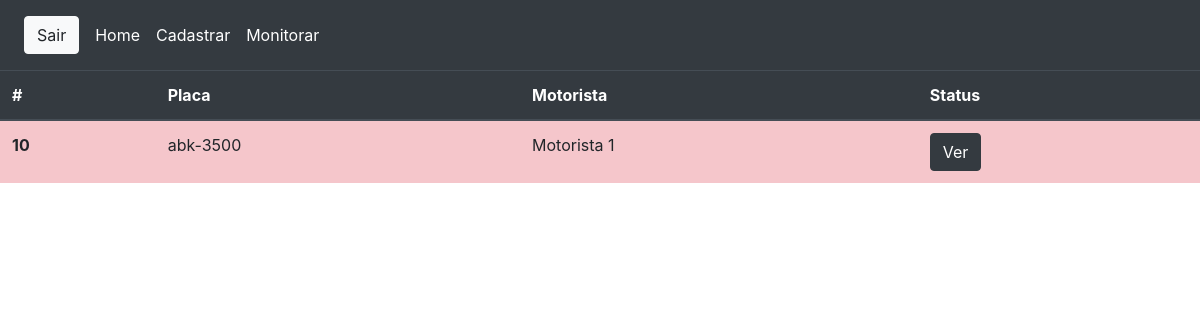
/view/viewAdm.php (signed in), run on an earlier commit of the app's database.
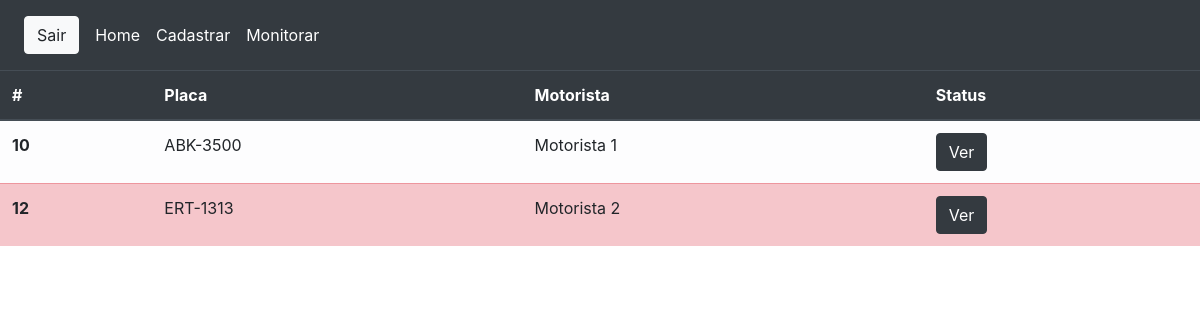
And on a later commit of the database.
### tables this page shows
CREATE TABLE `funcionario` (
  `id` int(3) NOT NULL,
  `nome` varchar(150) NOT NULL,
  `email` varchar(150) NOT NULL,
  `tipo` int(1) NOT NULL,
  `data_Admi` date NOT NULL,
  `senha` varchar(64) DEFAULT NULL,
  `id_car` int(3) DEFAULT NULL,
  `func_ativo` int(1) DEFAULT NULL
);

CREATE TABLE `carro` (
  `id` int(3) NOT NULL,
  `placa` varchar(8) NOT NULL,
  `marca` varchar(20) NOT NULL,
  `modelo` varchar(30) NOT NULL,
  `ano` year(4) NOT NULL,
  `dt_ultima_revisao` date DEFAULT NULL,
  `km_utima_revisao` int(7) NOT NULL
);

### view/viewAdm.php (the view, shortened to what this page needs)
<?php
    include("../controller/conexao.php");
    $sql = "select f.id as id_func, c.placa as placa, f.nome as nome, f.id_car from funcionario f inner join carro c on f.id_car = c.id and f.func_ativo = 1;";
    $result = mysqli_query($conn, $sql);
 ?>
<!DOCTYPE html>
<html lang="pt-br">
    <head>
    <link rel="stylesheet" href="https://stackpath.bootstrapcdn.com/bootstrap/4.3.1/css/bootstrap.min.css">
    <link href=../css/stylenav.css rel="stylesheet">
    </head>
    <body>
    <div>
    <?php include("navbar.php")?>
    </div>
    <div>
    <form action="../view/viewStatusCar.php" method = 'POST'>
    <table class="table">
      <thead class="thead-dark">
        <tr>
          <th scope="col">#</th>
          <th scope="col">Placa</th>
          <th scope="col">Motorista</th>
          <th scope="col">Status</th>
        </tr>
      </thead>
      <tbody>
        <?php while($dado = $result -> fetch_array()){?>
        <tr class="table-<?php echo $_SESSION['carStatus']; ?>">
          <th scope="row"><?php echo $dado['id_func']?></th>
          <td><?php echo $dado['placa']?></td>
          <td><?php echo $dado['nome']?></td>
          <td><button value="<?php echo $dado['id_car']?>" name="id_carro" type="submit" class="btn btn-dark">Ver</button></td>
        </tr>
        <?php }?>
      </tbody>
    </table>
    </form>
    </div>
    </body>
</html>

### view/navbar.php (shortened to what this page needs)
<!DOCTYPE html>
<html lang="pt-br">
    <head>
    <link rel="stylesheet" href="https://stackpath.bootstrapcdn.com/bootstrap/4.3.1/css/bootstrap.min.css">
    <link href=../css/stylenav.css rel="stylesheet">
    </head>
    <body>
    <nav class="navbar navbar-expand-lg navbar-dark bg-dark">
        <div class="navbar-nav">
        <a class="nav-item nav-link active" href="../controller/destroySession.php"><button class="btn btn-light" type="button">Sair</button></a>
        </div>
        <div class="collapse navbar-collapse" id="navbarNavAltMarkup">
            <div class="navbar-nav">
            <a class="nav-item nav-link active" href="../view/viewAdm.php">Home</a>
            <a class="nav-item nav-link active" href="../view/viewCreate.php">Cadastrar</a>
            <a class="nav-item nav-link active" href="../view/viewMonitorar.php">Monitorar</a>
            </div>
        </div>
    </nav>
    </body>
</html>

What changed in the data, as far as the page shows it:
changed through a linked row, funcionario "Motorista 1": carro.placa "abk-3500" → "ABK-3500"
added funcionario: id "12", carro.placa "ERT-1313", nome "Motorista 2", $dado['id_car'] 11 (drawn)
